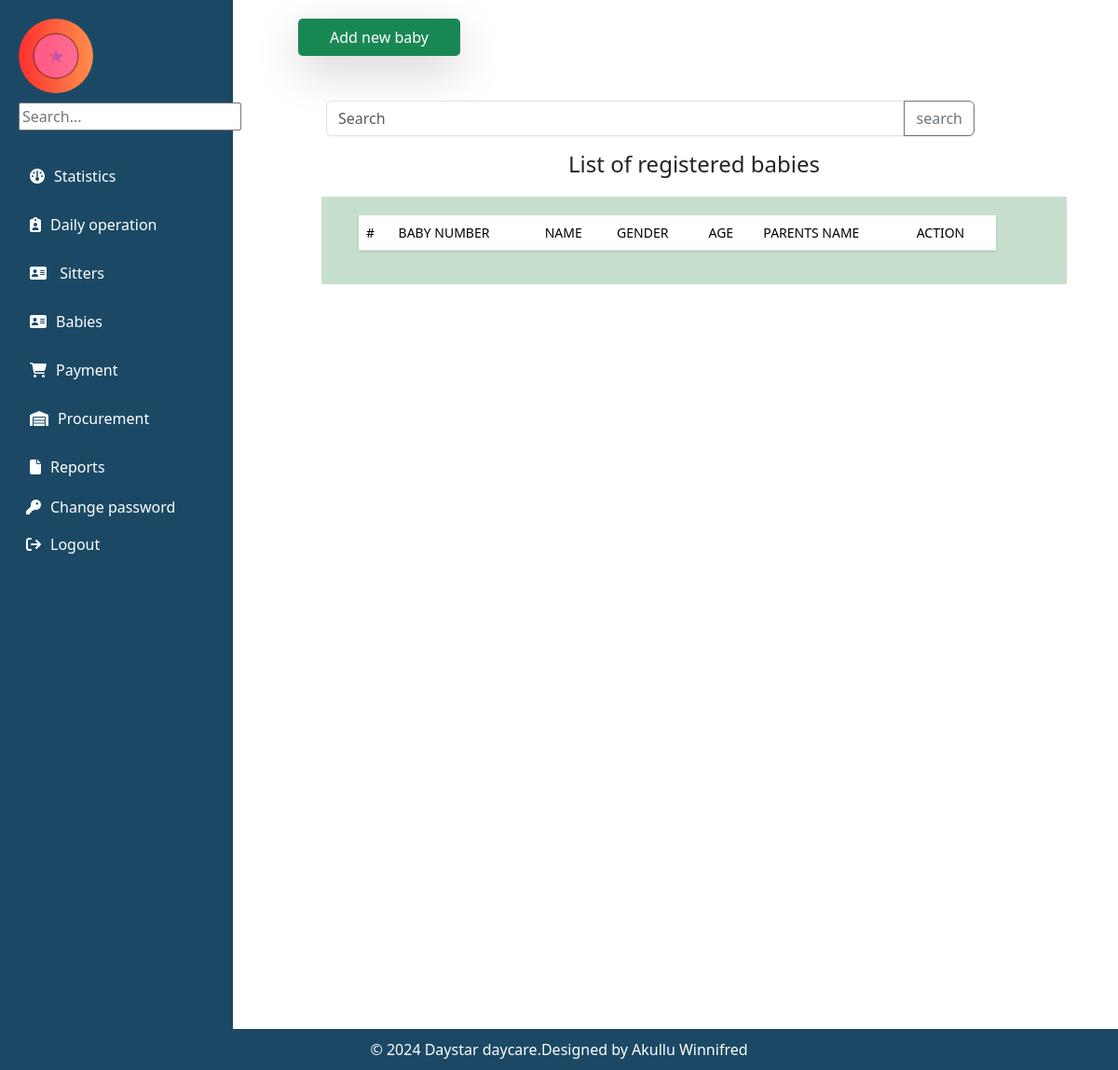
The page /all_babies/ on the database as committed earlier.
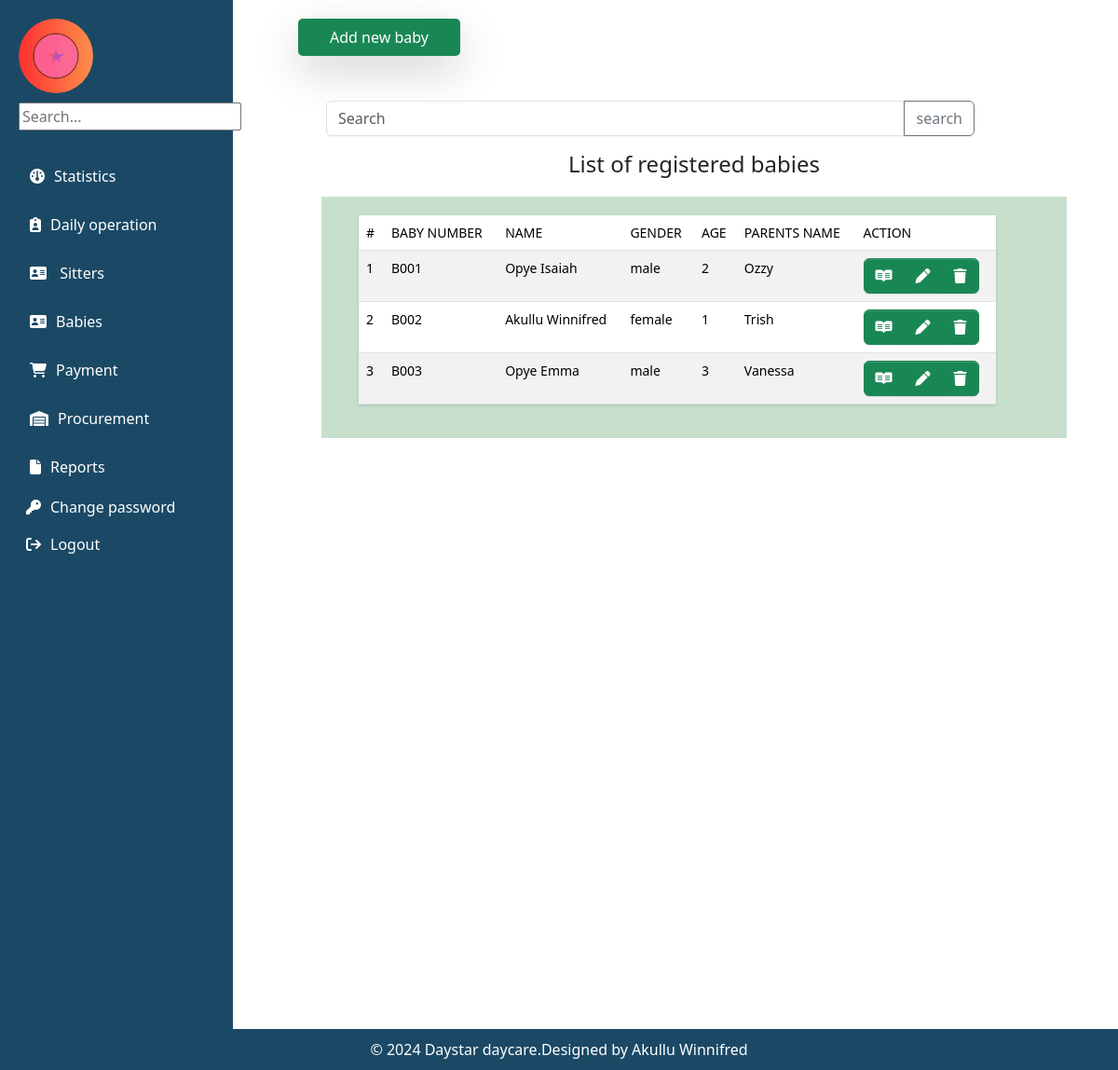
The same page on the database as committed later.
### myapp/models.py (models this page shows, shortened)
class RegisterBaby(models.Model):
    GENDER_CHOICES = (
         ('male', 'Male'),
        ('female', 'Female'),
     )
    name = models.CharField(max_length=200)
    gender = models.CharField(max_length=10,choices=GENDER_CHOICES)
    age = models.IntegerField(default=0)
    Period_of_stay = models.ForeignKey(Categorystay, on_delete=models.CASCADE)
    location = models.CharField(max_length=100)
    Baby_Number = models.CharField(max_length=200,unique=True,blank=True, null=True)
    Parents_Name = models.CharField(max_length=200)

### myapp/views.py (the view)
# urls.py: path('all_babies/',views.all_babies,name='all_babies'),
def all_babies(request):
   babies =RegisterBaby.objects.all()
   return render(request,'babies/all_babies.html',{'babies':babies})

### myapp/models.py (called while the page is built)
    def __str__(self):
        return self.name

### myapp/templates/babies/all_babies.html (shortened to what this page needs)
{% extends 'base.html' %}
{% block content %}
<button class="p-2 bg-teal-500 rounded-lg shadow-lg bg bg-success"
    style="margin-left: 10px; border-radius: 5px; border: #B4BDFF; width: 20%; height: 5%;"><a
        style="color: white; text-decoration: none;" href="/babyreg">Add new baby</a></button>
<br><br><br>
<form method="GET" action="{% url 'search_babies' %}" class="mb-3">
    <div class="input-group" style="margin-left: 40px; width: 80%; margin-bottom: 10px;">
    <input type="text" class="form-control" placeholder="Search" name="search_query">
    <button class="btn btn-outline-secondary" type="submit"> search</button>
    </div>
</form>
<h4 class="text-center">List of registered babies</h4>
<div class="container">
    <table class="table table-striped" style="width: 90%; margin-left: 20px;">
        <thead>
            <tr>
                <th>#</th>
                <th>Baby Number</th>
                <th>Name</th>
                <th>Gender</th>
                <th>Age</th>
                <th>Parents Name</th>
                <th>action</th>
            </tr>
        </thead>
        <tbody>
            {% for each in babies %}
            <tr>
                <td> {{each.id}}</td>
                <td>B0{{each.Baby_Number}}</td>
                <td>{{each.name}}</td>
                <td>{{each.gender}}</td>
                <td>{{each.age}}</td>
                <td>{{ each.Parents_Name}}</td>
                <td>
                    <div class="btn-group" role="group">
                        <button type="button" class="btn btn-success mr-1" data-bs-toggle="modal"
                            data-bs-target="#myModal{{ each.id }}">
                            <i class="fa-brands fa-readme"></i>
                        </button>
                        <button type="button" class="btn btn-success mr-1" data-bs-toggle="modal"
                            data-bs-target="#myModal{{ each.id }}">
                            <i class="fa-solid fa-pen"></i>
                        </button>
                        <button type="button" class="btn btn-success mr-1" data-bs-toggle="modal"
                            data-bs-target="#myModal{{ each.id }}"><i class="fa-solid fa-trash">
                            </i>
                        </button>
                    </div>
                </td>
</div>
</tr>
{% endfor %}
</tbody>
</table>
</div>
</div>
{% endblock %}

Rows that differ between the two databases and show on the page:
added RegisterBaby: id "1", Baby_Number "01", name "Opye Isaiah", gender "male", age "2", Parents_Name "Ozzy"
added RegisterBaby: id "2", Baby_Number "02", name "Akullu Winnifred", gender "female", age "1", Parents_Name "Trish"
added RegisterBaby: id "3", Baby_Number "03", name "Opye Emma", gender "male", age "3", Parents_Name "Vanessa"
